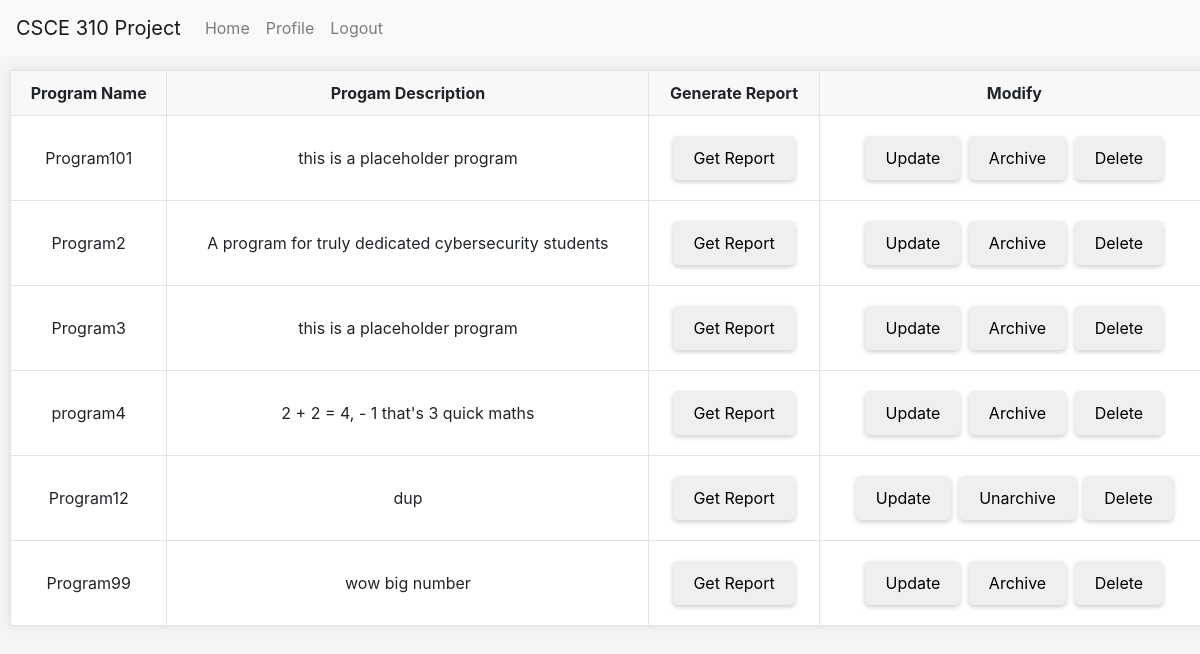
The page /admin/view_programs (signed in) on the database as committed earlier.
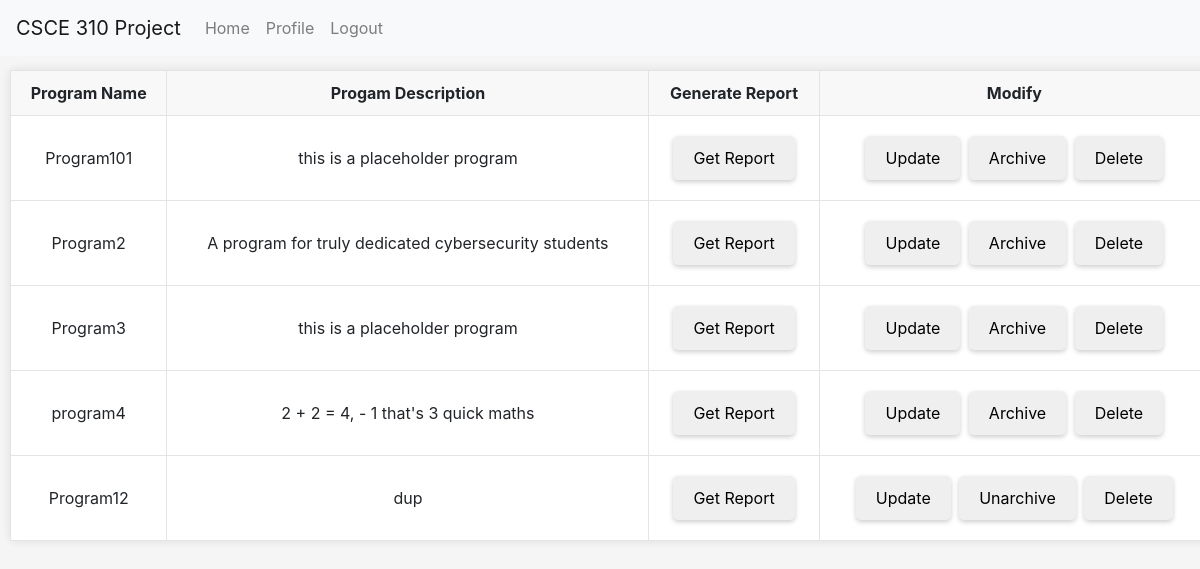
The same page on the database as committed later.
### tables this page shows
CREATE TABLE Programs (
                    program_num INTEGER PRIMARY KEY AUTOINCREMENT,
                    name TEXT,
                    description TEXT,
                    archived INTEGER
                    );

### routes/admin.py (the view)
@admin_bp.route('/view_programs', methods=['GET'])
@login_required
def view_all_programs():
    conn = get_db_connection()
    programs = get_all_programs(conn)
    conn.close()
    return render_template("admin/admin_view_programs.html", programs=programs)

### app.py (called while the page is built)
@login_manager.user_loader
def load_user(UIN):
    return User(UIN)

### db.py (called while the page is built)
def get_db_connection():
    conn = sqlite3.connect('database.db')
    conn.row_factory = sqlite3.Row
    return conn

### util/Programs.py (called while the page is built)
def get_all_programs(conn):
  return conn.execute('SELECT * FROM Programs').fetchall()

### templates/admin/admin_view_programs.html (shortened to what this page needs)
<!DOCTYPE html>
<html lang="en">
<head>
  <link rel="stylesheet" href="https://stackpath.bootstrapcdn.com/bootstrap/4.3.1/css/bootstrap.min.css">
  <link rel="stylesheet" href="../static/general.css">
  <link rel="stylesheet" href="../static/admin_home.css">
</head>
<body>
    <nav class="navbar navbar-expand-lg navbar-light bg-light fixed-top">
      <a class="navbar-brand" href="#">CSCE 310 Project</a>
      <div class="collapse navbar-collapse" id="navbarNav">
          <ul class="navbar-nav">
              <li class="nav-item">
                  <a class="nav-link" href="/home">Home</a>
              </li>
              <li class="nav-item">
                  <a class="nav-link" href="/profile">Profile</a>
              </li>
              <li class="nav-item">
                  <a class="nav-link" href="/logout">Logout</a>
              </li>
          </ul>
      </div>
  </nav>
  <table>
    <tr>
      <th>Program Name</th>
      <th>Progam Description</th>
      <th>Generate Report</th>
      <th>Modify</th>
    </tr>
    {% for program in programs %}
    <tr>
      <td>{{ program.name }}</td>
      <td>{{ program.description }}</td>
      <td>
        <a href="/admin/get_report/{{program.program_num}}">
          <button>Get Report</button>
        </a>
      </td>
      <td>
        <a href="/admin/update_program/{{program.program_num}}">
          <button>Update</button>
        </a>
        {% if program.archived %}
          <button onclick="archiveProgram({{program.program_num}}, 0)">Unarchive</button>
        {% else %}
          <button onclick="archiveProgram({{program.program_num}}, 1)">Archive</button>
        {% endif %}
        <button onclick="deleteProgram({{program.program_num}})">Delete</button>
      </td>
    </tr>
    {% endfor %}
  </table>
</body>
</html>

Rows that differ between the two databases and show on the page:
removed Programs: name "Program99", description "wow big number"
